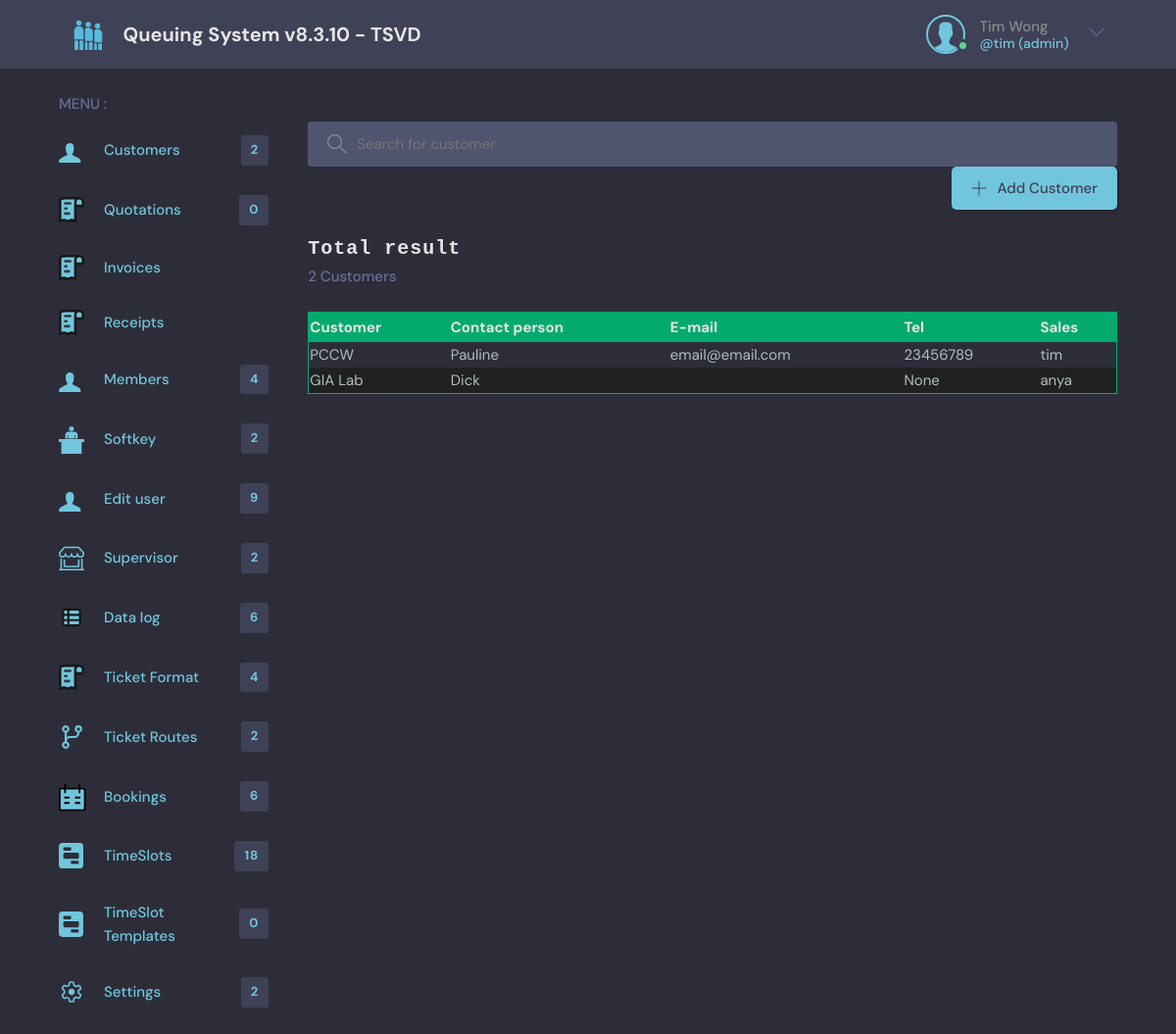
/crm/customer/ (signed in), run on an earlier commit of the app's database.
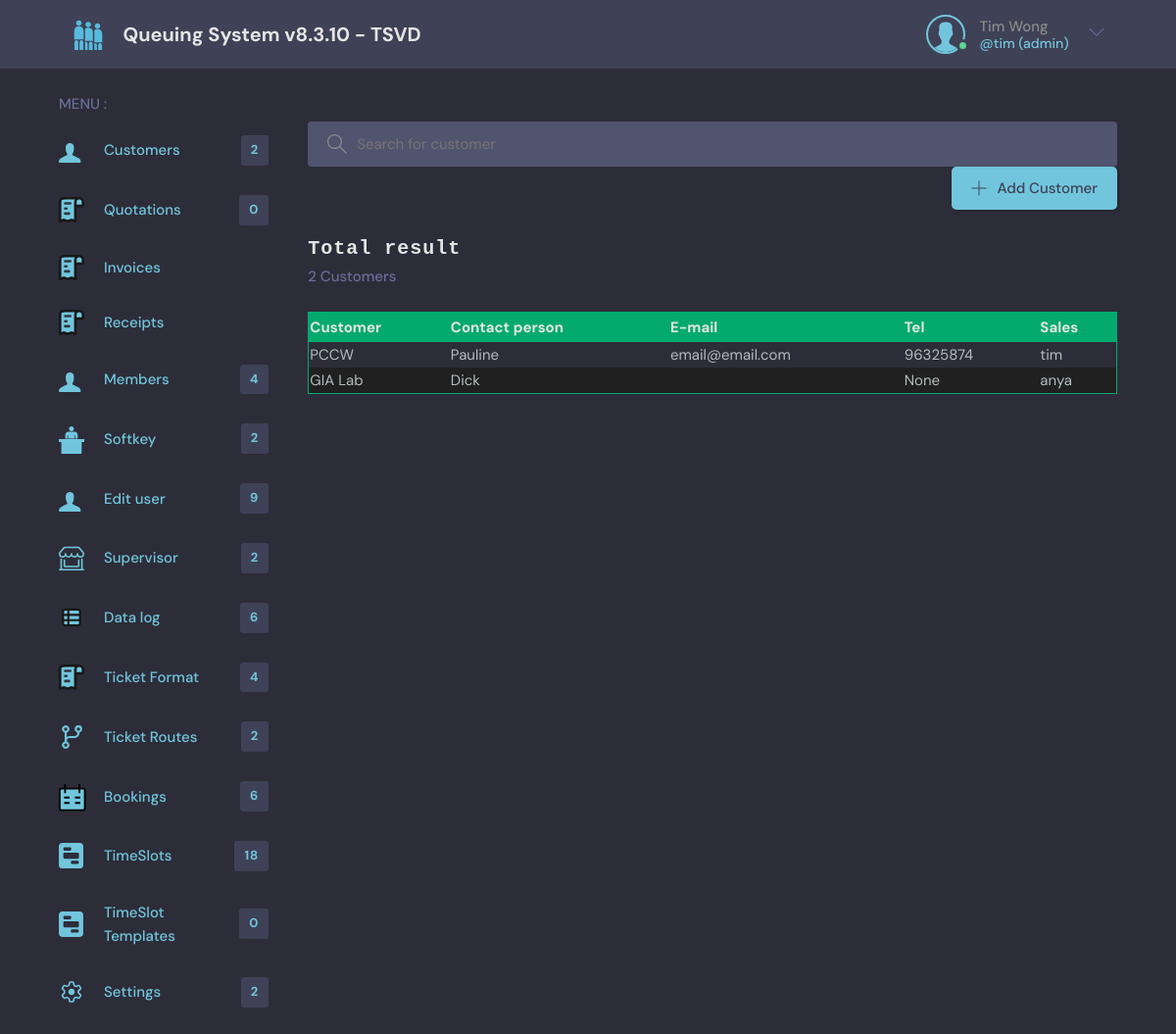
And on a later commit of the database.
### crm/models.py (models this page shows, shortened)
class Customer(models.Model):
    company = models.ForeignKey(Company, on_delete=models.CASCADE, null=True, blank=True)
    companyname = models.CharField(max_length=200, null=True, blank=True, verbose_name='Customer Company Name', help_text='Customer company name or individual name')
    contact = models.CharField(max_length=200, null=True, blank=True)
    address = models.CharField(max_length=200, null=True, blank=True)
    email = models.EmailField(null=True, blank=True)
    phone = models.CharField(max_length=200, null=True, blank=True)
    fax = models.CharField(max_length=200, null=True, blank=True)
    referby = models.CharField(max_length=200, null=True, blank=True, verbose_name='Refer by', help_text='')
    sales = models.ForeignKey(User, on_delete=models.SET_NULL, null=True, blank=True, related_name='sales')
    group = models.ForeignKey(CustomerGroup, on_delete=models.SET_NULL, null=True, blank=True)
    source = models.ForeignKey(CustomerSource, on_delete=models.SET_NULL, null=True, blank=True)
    information = models.ForeignKey(CustomerInformation, on_delete=models.SET_NULL, null=True, blank=True)
    member = models.ForeignKey(Member, on_delete=models.SET_NULL, null=True, blank=True, related_name='sales')
    remark = models.CharField(max_length=200, null=True, blank=True)
    createdby = models.ForeignKey(User, on_delete=models.SET_NULL, null=True, blank=True, related_name='customer_createdby')
    updated = models.DateTimeField(auto_now=True)
    created = models.DateTimeField(auto_now_add=True) # auto_now_add just auto add once (the first created)

### base/decorators.py (the view)
    def wrapper_func(request, *args, **kwargs):
        if request.user.is_authenticated == False :
            return redirect('login')
        else:
            return view_func(request, *args, **kwargs)

### crm/templates/crm/customerlist.html (shortened to what this page needs)
{% extends 'main.html' %}
{% block content %}
    <main class="layout layout--2">
      <div class="container">
        {% include 'base/menu.html' %}
        <div class="roomList" style="padding-right: 0rem;padding-left: 4rem;">
          <div class="header__search" >
            <label>
                <input id="id_q" placeholder="Search for customer" value="{{q}}" />
            </label>
          </div>
          <div class="roomList__header">
                <a class="btn btn--main" href="{% url 'customernew' company.ccode %}">
                <svg version="1.1" xmlns="http://www.w3.org/2000/svg" width="32" height="32" viewBox="0 0 32 32">
                  <title>add</title>
                  <path
                    d="M16.943 0.943h-1.885v14.115h-14.115v1.885h14.115v14.115h1.885v-14.115h14.115v-1.885h-14.115v-14.115z"
                  ></path>
                </svg>
                Add Customer
              </a>
            </div>
          <div class="roomList__header">
              <div style="display: flex;">
                <div style="margin-right: 2rem;">
                  <h2>Total result</h2>
                  <p>{{result.count}} Customers</p>
                </div>
              </div>
          </div>
          <div id="userlistarea">
            {% include 'crm/customerlist_list.html' %}
          </div>
      </div>
{% endblock %}

### crm/templates/crm/customerlist_list.html
{% load static %}
<table id="table-style" class="table-style-userlist">
    <thead>
        <tr>
            <th onclick="redirect('sort=customer')">Customer</th>
            <th onclick="redirect('sort=contact')">Contact person</th>
            <th onclick="redirect('sort=email')">E-mail</th>
            <th onclick="redirect('sort=tel')">Tel</th>
            <th onclick="redirect('sort=sales')">Sales</th>
        </tr>
    </thead>
    <tbody>
    {% for customer in result %}
        <tr onclick="window.location='{% url 'customerupdate' customer.id %}' " >
            <td>{{customer.companyname}}</td>
            <td>{{customer.contact}}</td>
            <td>{{customer.email}}</td>
            <td>{{customer.phone}}</td>
            <td>{{customer.sales}}</td>
        </tr>
    {% endfor %}
    </tbody>
</table>

What changed in the data, as far as the page shows it:
changed Customer "PCCW": phone "23456789" → "96325874"
